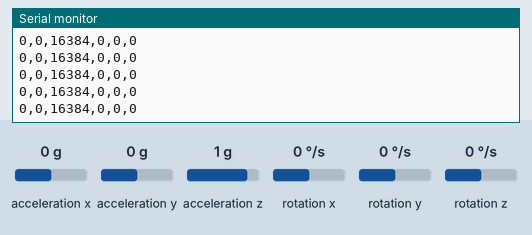
This sketch was run on a simulated Arduino Uno, built with avr-gcc and run on an emulated ATmega328P. Parts: the last lines printed to the serial monitor. The inputs (shaded band) are chosen by the test bench; at power-on: acceleration x 0 g, acceleration y 0 g, acceleration z 1 g, rotation x 0 °/s, rotation y 0 °/s, rotation z 0 °/s.

Above: at 1.2 s.
1.3 s: acceleration x set to -1.4 g
At 1.37 s:
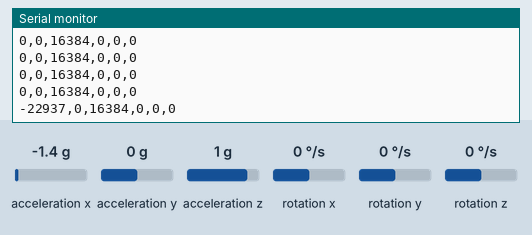
4.3 s: acceleration y set to -1.4 g
At 4.3 s:
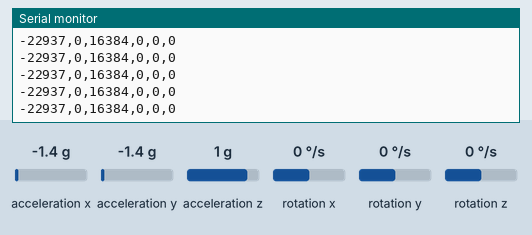
5.8 s: acceleration z set to -1.4 g
At 5.88 s:
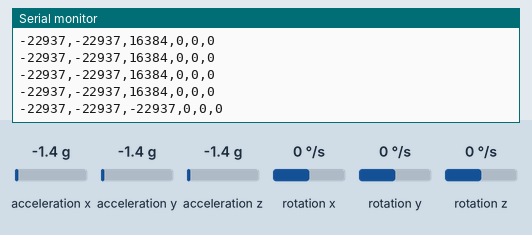
7.3 s: rotation x set to -192 °/s
At 7.35 s:
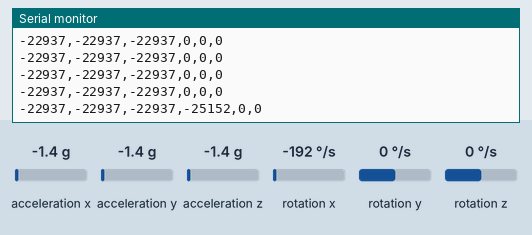
8.8 s: rotation y set to -192 °/s
At 8.82 s:
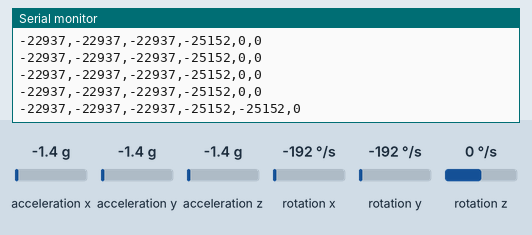

Measured:
- after the input at 1.3 s, the serial monitor: prints a new line after 0.06 s (image 1)
- after the input at 5.8 s, the serial monitor: prints a new line after 0.07 s (image 3)
- after the input at 7.3 s, the serial monitor: prints a new line at once (image 4)
- after the input at 8.8 s, the serial monitor: prints a new line at once (image 5)

The sketch:

imu6050_rviz2.ino
```cpp
#include <Wire.h>
#include <MPU6050.h>

// Create an MPU6050 object
MPU6050 mpu;

void setup() {
  // Start I2C communication
  Wire.begin();
  // Initialize MPU6050
  mpu.initialize();

  // Check if the MPU6050 is connected
  if (mpu.testConnection()) {
    Serial.begin(115200);  // Set baud rate to match ROS 2 serial read
    Serial.println("MPU6050 connection successful");
  } else {
    Serial.println("MPU6050 connection failed");
  }
}

void loop() {
  // Variables to hold raw sensor data
  int16_t ax, ay, az;
  int16_t gx, gy, gz;

  // Read raw accelerometer and gyroscope data
  mpu.getMotion6(&ax, &ay, &az, &gx, &gy, &gz);

  // Print data in a format that can be easily parsed
  Serial.print(ax); Serial.print(",");
  Serial.print(ay); Serial.print(",");
  Serial.print(az); Serial.print(",");
  Serial.print(gx); Serial.print(",");
  Serial.print(gy); Serial.print(",");
  Serial.println(gz);

  // Delay between readings
  delay(100);
}
```
